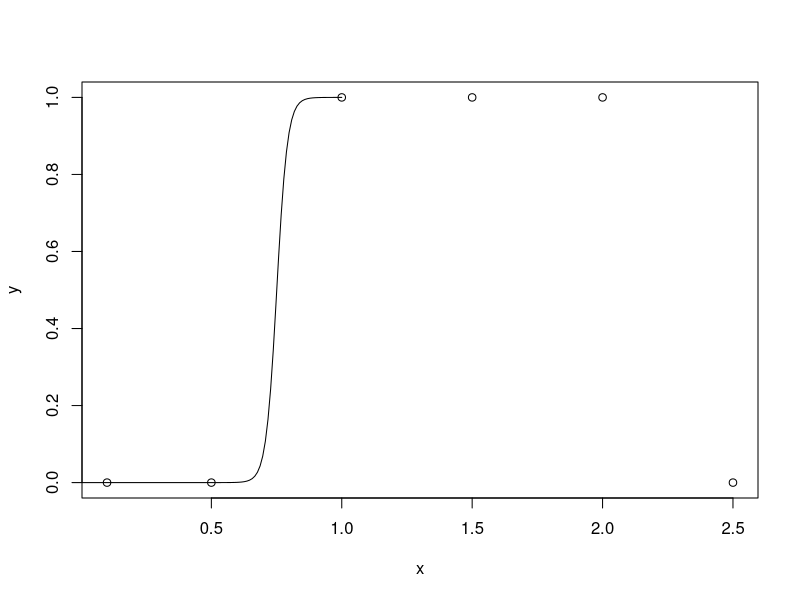

Write R code to recreate this figure.
## ---- chunk 1
knitr::opts_chunk$set(echo = TRUE)
## ---- chunk 2
x <- c(-0.98, 1.00, 2.02, 3.03, 4.00)
y <- c(2.44, -1.51, -0.47, 2.54, 7.52)

model1 <- lm(y~x)
summary(model1)
## ---- chunk 3
# Given values
x <- c(0.10, 0.50, 1.00, 1.50, 2.00, 2.50)
y <- c(0.10, 0.28, 0.40, 0.40, 0.37,0.32)

# given function
R <- function(x,y,a,b){
  y - x/(a+b*x^2)
}

# partial derivative of R w.r.t a and b
pd.Ra <- function(x,a,b){
  x/(a+b*x^2)^2
}
pd.Rb <- function(x,a,b){
  x^3/(a+b*x^2)^2
}

# find a and b
find_params <- function(x,y,a,b,iter_params){
  
  residuals <- matrix(0,1,length(x))
  for (i in 1:length(x)) {
    rid <- R(x[i], y[i],a,b)
    residuals[1,i] <- rid
  }

  # jacobian matrix
  jacob.mat <- matrix(0,length(x),2)

  for (i in 1:length(x)){
    jacob.mat[i,1] <- pd.Ra(x[i],a,b)
    jacob.mat[i,2] <- pd.Rb(x[i],a,b)
  }
  # initial jacobian matrix
  jacob.mat
  
  params <- iter_params - solve(t(jacob.mat) %*% jacob.mat) %*% t(jacob.mat) %*% t(residuals)
  params
}

## ---- chunk 4
a <- 1
b <- 1
iter_params <- matrix(1,2,1)
p1 <- find_params(x,y,a,b,iter_params)
p1
## ---- chunk 5
a <- p1[1,1]
b <- p1[2,1]

p2 <- find_params(x,y,a,b,p1)
p2
## ---- chunk 6
a <- p2[1,1]
b <- p2[2,1]

p3 <- find_params(x,y,a,b,p2)
p3
## ---- chunk 7
x <- c(0.10, 0.50, 1.00, 1.50, 2.00, 2.50)
y <- c(0.10, 0.28, 0.40, 0.40, 0.37, 0.32)

df1 <- data.frame(x, y)
eq1 <- function(x, a, b){
  x / (a + b * x^2)
}

# model Nonlinear Least Squares
model2 <- nls(y ~ eq1(x, a, b), data = df1, start = list(a = 1, b = 1))
model2

## ---- chunk 8
# given values
x <- c(0.1, 0.5, 1.0, 1.5, 2.0, 2.5)
y <- c(0, 0, 1, 1, 1, 0)

df2 <- data.frame(x, y)

# given function
eq2 <- function(x, a, b){
  1 / (1+exp(a + b*x))
}

# model Nonlinear Least Squares
model3 <- nls(y ~ eq2(x, a, b), data = df2, start = list(a = 1, b = 1))
model3
## ---- chunk 9
s <- seq(from = 0, to = 1, length = 100)
# plot
plot(x, y)
lines(s, predict(model3, list(x = s)))
